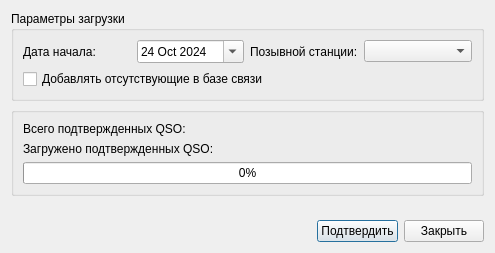
<?xml version="1.0" encoding="UTF-8"?>
<ui version="4.0">
 <class>ConfirmQSO</class>
 <widget class="QDialog" name="ConfirmQSO">
  <property name="geometry">
   <rect>
    <x>0</x>
    <y>0</y>
    <width>495</width>
    <height>253</height>
   </rect>
  </property>
  <property name="windowTitle">
   <string>Подтверждение QSO</string>
  </property>
  <layout class="QGridLayout" name="gridLayout">
   <item row="2" column="0">
    <widget class="QGroupBox" name="groupBox_2">
     <property name="title">
      <string/>
     </property>
     <layout class="QGridLayout" name="gridLayout_2">
      <item row="0" column="0">
       <layout class="QVBoxLayout" name="verticalLayout">
        <item>
         <widget class="QLabel" name="QSOCountLabel">
          <property name="minimumSize">
           <size>
            <width>30</width>
            <height>0</height>
           </size>
          </property>
          <property name="text">
           <string>Всего подтвержденных QSO:</string>
          </property>
         </widget>
        </item>
        <item>
         <widget class="QLabel" name="CurrentQSOCountLabel">
          <property name="text">
           <string>Загружено подтвержденных QSO:</string>
          </property>
         </widget>
        </item>
        <item>
         <widget class="QProgressBar" name="ConfirmProgressBar">
          <property name="value">
           <number>0</number>
          </property>
         </widget>
        </item>
       </layout>
      </item>
     </layout>
    </widget>
   </item>
   <item row="3" column="0">
    <spacer name="verticalSpacer">
     <property name="orientation">
      <enum>Qt::Vertical</enum>
     </property>
     <property name="sizeHint" stdset="0">
      <size>
       <width>20</width>
       <height>40</height>
      </size>
     </property>
    </spacer>
   </item>
   <item row="0" column="0">
    <widget class="QGroupBox" name="groupBox">
     <property name="title">
      <string>Параметры загрузки</string>
     </property>
     <layout class="QVBoxLayout" name="verticalLayout_2">
      <item>
       <layout class="QHBoxLayout" name="horizontalLayout">
        <item>
         <widget class="QLabel" name="label">
          <property name="text">
           <string>Дата начала:</string>
          </property>
         </widget>
        </item>
        <item>
         <widget class="QDateEdit" name="dateEdit">
          <property name="minimumDateTime">
           <datetime>
            <hour>0</hour>
            <minute>0</minute>
            <second>0</second>
            <year>2024</year>
            <month>10</month>
            <day>24</day>
           </datetime>
          </property>
          <property name="calendarPopup">
           <bool>true</bool>
          </property>
         </widget>
        </item>
        <item>
         <widget class="QLabel" name="label_2">
          <property name="text">
           <string>Позывной станции:</string>
          </property>
         </widget>
        </item>
        <item>
         <widget class="QComboBox" name="CallSignComboBox"/>
        </item>
       </layout>
      </item>
      <item>
       <widget class="QCheckBox" name="insertCheckBox">
        <property name="text">
         <string>Добавлять отсутствующие в базе связи</string>
        </property>
       </widget>
      </item>
     </layout>
    </widget>
   </item>
   <item row="4" column="0">
    <layout class="QHBoxLayout" name="horizontalLayout_3">
     <item>
      <spacer name="horizontalSpacer">
       <property name="orientation">
        <enum>Qt::Horizontal</enum>
       </property>
       <property name="sizeHint" stdset="0">
        <size>
         <width>40</width>
         <height>20</height>
        </size>
       </property>
      </spacer>
     </item>
     <item>
      <widget class="QPushButton" name="ConfirmButton">
       <property name="text">
        <string>Подтвердить</string>
       </property>
      </widget>
     </item>
     <item>
      <widget class="QPushButton" name="CloseCloseButton">
       <property name="text">
        <string>Закрыть</string>
       </property>
      </widget>
     </item>
    </layout>
   </item>
  </layout>
 </widget>
 <tabstops>
  <tabstop>dateEdit</tabstop>
  <tabstop>CallSignComboBox</tabstop>
  <tabstop>insertCheckBox</tabstop>
  <tabstop>ConfirmButton</tabstop>
  <tabstop>CloseCloseButton</tabstop>
 </tabstops>
 <resources/>
 <connections/>
</ui>
